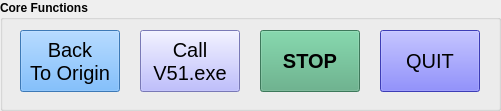
  <widget class="QGroupBox" name="groupBox_10">
   <property name="geometry">
    <rect>
     <x>20</x>
     <y>500</y>
     <width>501</width>
     <height>111</height>
    </rect>
   </property>
   <property name="font">
    <font>
     <weight>75</weight>
     <bold>true</bold>
    </font>
   </property>
   <property name="title">
    <string>Core Functions</string>
   </property>
   <widget class="QPushButton" name="backtoorigin_pushButton">
    <property name="geometry">
     <rect>
      <x>20</x>
      <y>30</y>
      <width>100</width>
      <height>62</height>
     </rect>
    </property>
    <property name="font">
     <font>
      <family>Arial</family>
      <pointsize>15</pointsize>
      <weight>50</weight>
      <bold>false</bold>
      <kerning>true</kerning>
     </font>
    </property>
    <property name="styleSheet">
     <string notr="true">background-color: rgb(85, 170, 255);</string>
    </property>
    <property name="text">
     <string>Back
To Origin</string>
    </property>
   </widget>
   <widget class="QPushButton" name="stop_pushButton">
    <property name="geometry">
     <rect>
      <x>260</x>
      <y>30</y>
      <width>100</width>
      <height>62</height>
     </rect>
    </property>
    <property name="font">
     <font>
      <family>Arial</family>
      <pointsize>15</pointsize>
     </font>
    </property>
    <property name="styleSheet">
     <string notr="true">background-color: rgb(85, 170, 127);</string>
    </property>
    <property name="text">
     <string>STOP</string>
    </property>
   </widget>
   <widget class="QPushButton" name="quit_pushButton">
    <property name="geometry">
     <rect>
      <x>380</x>
      <y>30</y>
      <width>100</width>
      <height>62</height>
     </rect>
    </property>
    <property name="font">
     <font>
      <family>Arial</family>
      <pointsize>15</pointsize>
      <weight>50</weight>
      <bold>false</bold>
      <kerning>true</kerning>
     </font>
    </property>
    <property name="whatsThis">
     <string>back to origin then quit</string>
    </property>
    <property name="styleSheet">
     <string notr="true">background-color: rgb(85, 85, 255);</string>
    </property>
    <property name="text">
     <string>QUIT</string>
    </property>
   </widget>
   <widget class="QPushButton" name="call_v51exe_pushButton">
    <property name="geometry">
     <rect>
      <x>140</x>
      <y>30</y>
      <width>100</width>
      <height>62</height>
     </rect>
    </property>
    <property name="font">
     <font>
      <pointsize>15</pointsize>
      <weight>50</weight>
      <bold>false</bold>
     </font>
    </property>
    <property name="styleSheet">
     <string notr="true">background-color: rgb(170, 170, 255);</string>
    </property>
    <property name="text">
     <string>Call
V51.exe</string>
    </property>
   </widget>
  </widget>
